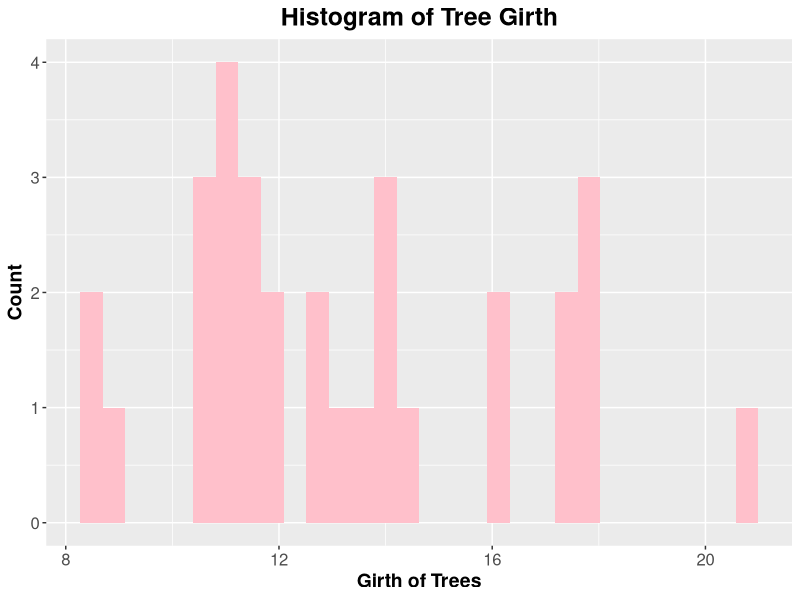
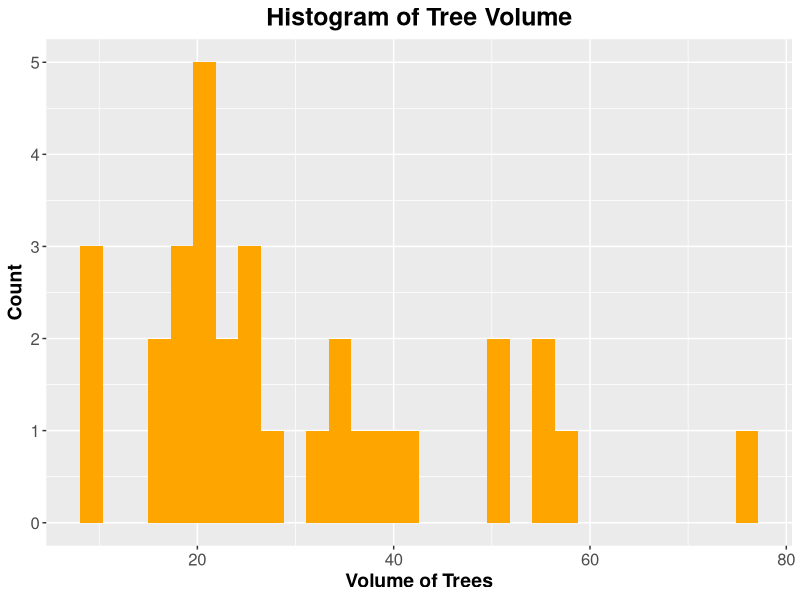
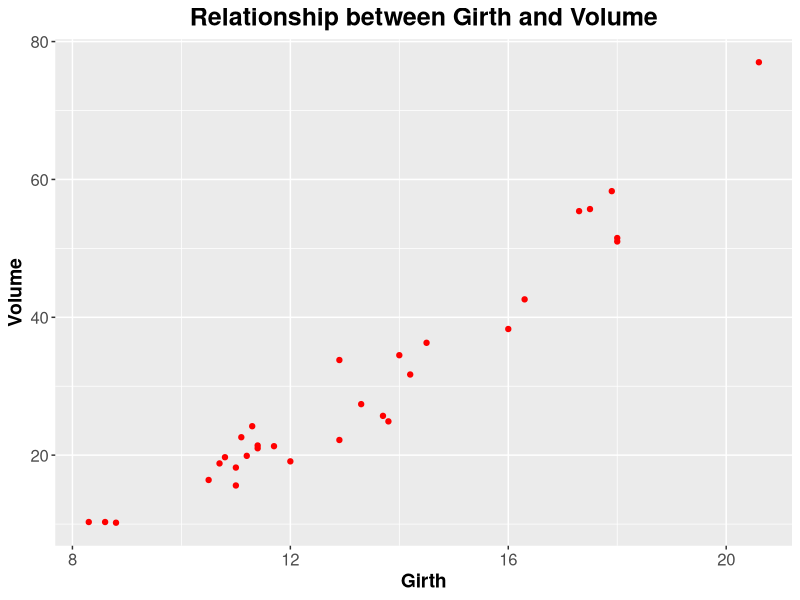

These charts were generated, in order, by the following R code:
## ---- chunk 1
library(ggplot2)
data("trees")
head(trees)
## ---- chunk 2
summary(trees)
girth.histogram <- ggplot(data = trees,
                          aes(x = Girth)) +
  geom_histogram(fill = "pink") +
  labs(title = "Histogram of Tree Girth",
    x = "Girth of Trees",
       y = "Count") +
  theme(
    plot.title = element_text(size = 18, face = "bold", hjust = 0.5),
    axis.title.x = element_text(size = 14, face = "bold"),
    axis.title.y = element_text(size = 14, face = "bold"),
    axis.text.x = element_text(size = 12),
    axis.text.y = element_text(size = 12)
  )
girth.histogram
## ---- chunk 3
volume.histogram <- ggplot(data = trees,
                           aes(x = Volume)) +
  geom_histogram(fill = "orange") +
  labs(title = "Histogram of Tree Volume",
    x = "Volume of Trees",
       y = "Count") +
  theme(
    plot.title = element_text(size = 18, face = "bold", hjust = 0.5),
    axis.title.x = element_text(size = 14, face = "bold"),
    axis.title.y = element_text(size = 14, face = "bold"),
    axis.text.x = element_text(size = 12),
    axis.text.y = element_text(size = 12)
  )
volume.histogram
## ---- chunk 4
trees.scatterplot <- ggplot(data = trees,
                            aes(Girth, Volume)) +
  geom_point(colour = "red") +
  labs(title = "Relationship between Girth and Volume",
    x = "Girth",
       y = "Volume") +
  theme(
    plot.title = element_text(size = 18, face = "bold", hjust = 0.5),
    axis.title.x = element_text(size = 14, face = "bold"),
    axis.title.y = element_text(size = 14, face = "bold"),
    axis.text.x = element_text(size = 12),
    axis.text.y = element_text(size = 12)
  )
trees.scatterplot
## ---- chunk 5
Volume.aov <- aov(Volume ~ Volume, data = trees)
## ---- chunk 6
summary.aov(Volume.aov)
## ---- chunk 7
Volume.resid <- residuals(Volume.aov)
shapiro.test(Volume.resid)
## ---- chunk 8
Girth.aov <- aov(Girth ~ Girth, data = trees)
## ---- chunk 9
summary.aov(Girth.aov)
## ---- chunk 10
Girth.resid <- residuals(Girth.aov)
shapiro.test(Girth.resid)
